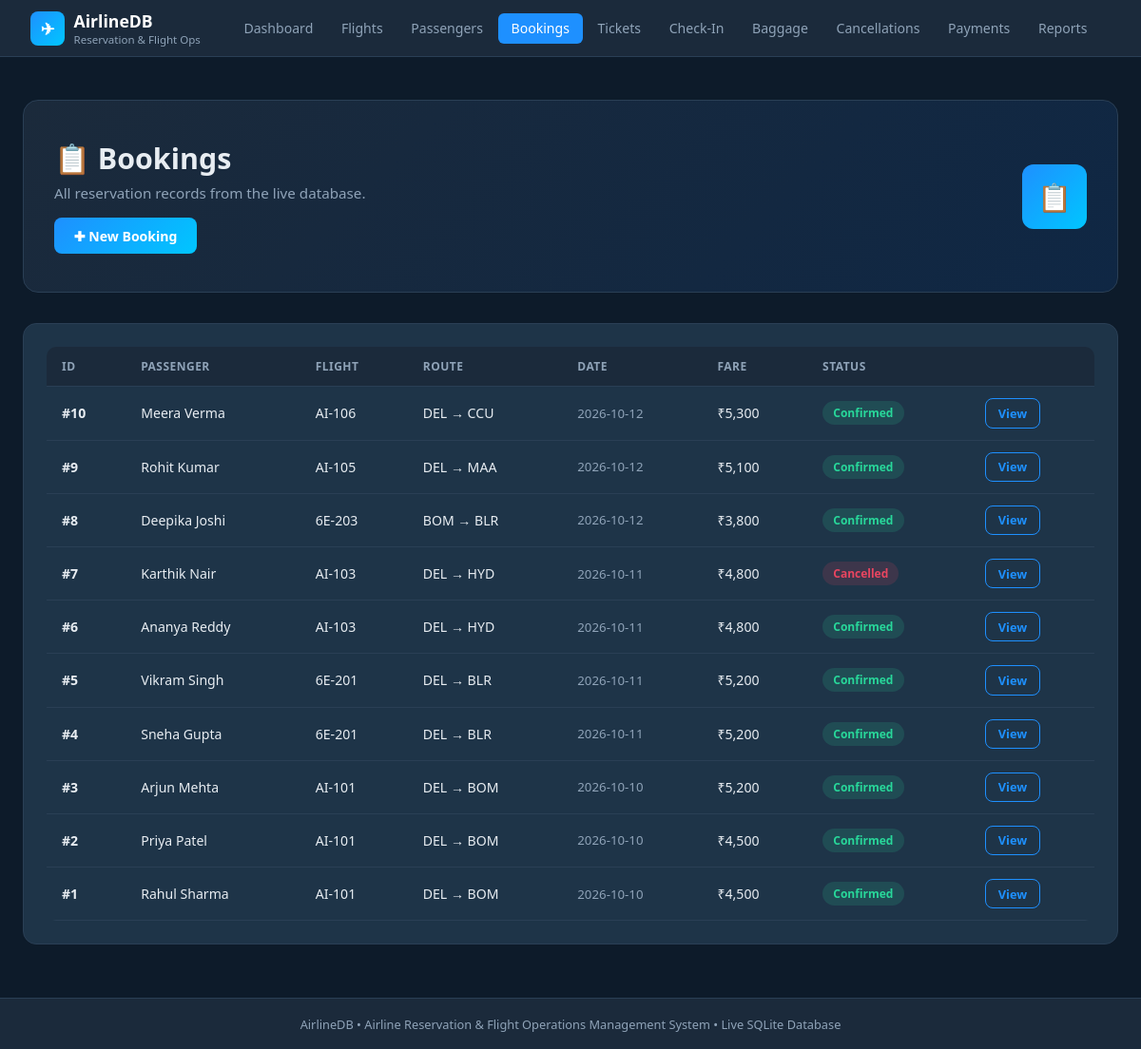
The page /bookings/ on the database its author committed.
### tables this page shows
CREATE TABLE bookings (
    booking_id     INTEGER PRIMARY KEY AUTOINCREMENT,
    passenger_id   INTEGER NOT NULL REFERENCES passengers(passenger_id),
    flight_id      TEXT NOT NULL REFERENCES flights(flight_id),
    booking_date   TEXT NOT NULL DEFAULT (datetime('now')),
    booking_status TEXT NOT NULL DEFAULT 'Confirmed'
                   CHECK (booking_status IN ('Confirmed','Cancelled','Pending')),
    total_fare     REAL NOT NULL CHECK (total_fare >= 0)
);

### app/routes/bookings.py (the view)
@bookings_bp.route("/")
def index():
    bookings = query("""
        SELECT b.booking_id, p.first_name||' '||p.last_name AS passenger,
               b.flight_id, r.origin_airport||' → '||r.dest_airport AS route,
               f.departure_time, b.booking_date, b.booking_status, b.total_fare
        FROM bookings b
        JOIN passengers p ON p.passenger_id=b.passenger_id
        JOIN flights f ON f.flight_id=b.flight_id
        JOIN routes r ON r.route_id=f.route_id
        ORDER BY b.booking_id DESC
    """)
    return render_template("bookings/index.html", bookings=bookings)

### app/db.py (called while the page is built)
def get_db():
    os.makedirs(os.path.dirname(DB_PATH), exist_ok=True)
    conn = sqlite3.connect(DB_PATH)
    conn.execute("PRAGMA foreign_keys = ON")
    conn.row_factory = sqlite3.Row
    return conn

def query(sql, params=(), one=False):
    conn = get_db()
    cur  = conn.execute(sql, params)
    rows = cur.fetchone() if one else cur.fetchall()
    conn.close()
    return rows

### templates/bookings/index.html (shortened to what this page needs)
{% extends "base.html" %}
{% block content %}
<div class="page-hero">
  <div>
    <h1>📋 Bookings</h1>
    <p>All reservation records from the live database.</p>
    <a href="{{ url_for('bookings.new') }}" class="btn btn-primary" style="margin-top:1rem">✚ New Booking</a>
  </div>
  <div class="hero-badge">📋</div>
</div>
<div class="card">
  <div class="table-wrap">
    <table>
      <thead><tr><th>ID</th><th>Passenger</th><th>Flight</th><th>Route</th><th>Date</th><th>Fare</th><th>Status</th><th></th></tr></thead>
      <tbody>
      {% for b in bookings %}
        <tr>
          <td><strong>#{{ b.booking_id }}</strong></td>
          <td>{{ b.passenger }}</td>
          <td>{{ b.flight_id }}</td>
          <td>{{ b.route }}</td>
          <td style="color:var(--muted);font-size:.83rem">{{ b.booking_date[:10] }}</td>
          <td>₹{{ "{:,.0f}".format(b.total_fare) }}</td>
          <td>
            {% if b.booking_status=='Confirmed' %}<span class="badge badge-success">{{ b.booking_status }}</span>
            {% elif b.booking_status=='Cancelled' %}<span class="badge badge-danger">{{ b.booking_status }}</span>
            {% else %}<span class="badge badge-warning">{{ b.booking_status }}</span>{% endif %}
          </td>
          <td><a href="{{ url_for('bookings.detail', bid=b.booking_id) }}" class="btn btn-outline btn-sm">View</a></td>
        </tr>
      {% endfor %}
      </tbody>
    </table>
  </div>
</div>
{% endblock %}

### static/css/style.css (style rules this page uses)
:root { --navy: #0d1b2a; --dark: #1b2a3b; --card: #1e3448; --accent: #1e90ff; --accent2: #00c6ff; --success: #28d79a; --warning: #f5a623; --danger: #e94560; --text: #e8edf2; --muted: #8fa3b8; --border: #2a3f55; --white: #ffffff; }
* { box-sizing: border-box; margin: 0; padding: 0; }
body { font-family: 'Segoe UI', system-ui, sans-serif; background: var(--navy); color: var(--text); min-height: 100vh; display: flex; flex-direction: column; }
.page-hero { background: linear-gradient(135deg, var(--dark) 0%, #0f2744 100%); border-radius: 16px; padding: 2.5rem 2rem; margin-bottom: 2rem; border: 1px solid var(--border); display: flex; justify-content: space-between; align-items: center; gap: 1rem; }
.page-hero h1 { font-size: 1.9rem; font-weight: 700; }
.page-hero p { color: var(--muted); margin-top: .4rem; font-size: .95rem; }
.hero-badge { background: linear-gradient(135deg, var(--accent), var(--accent2)); border-radius: 12px; width: 68px; height: 68px; display: flex; align-items: center; justify-content: center; font-size: 1.8rem; flex-shrink: 0; }
.card { background: var(--card); border: 1px solid var(--border); border-radius: 14px; padding: 1.5rem; margin-bottom: 1.5rem; }
.table-wrap { overflow-x: auto; border-radius: 10px; }
table { width: 100%; border-collapse: collapse; font-size: .88rem; }
thead th { background: var(--dark); color: var(--muted); padding: .75rem 1rem; text-align: left; font-weight: 600; text-transform: uppercase; font-size: .75rem; letter-spacing: .04em; border-bottom: 1px solid var(--border); }
tbody tr { border-bottom: 1px solid var(--border); transition: background .15s; }
tbody td { padding: .75rem 1rem; vertical-align: middle; }
.badge { display: inline-flex; align-items: center; padding: .25rem .7rem; border-radius: 20px; font-size: .75rem; font-weight: 600; }
.badge-success { background: rgba(40,215,154,.15); color: var(--success); }
.badge-danger { background: rgba(233,69,96,.15); color: var(--danger); }
.btn { display: inline-flex; align-items: center; gap: .4rem; padding: .6rem 1.3rem; border-radius: 8px; font-size: .88rem; font-weight: 600; cursor: pointer; border: none; transition: all .2s; text-decoration: none; }
.btn-primary { background: linear-gradient(135deg, var(--accent), var(--accent2)); color: var(--white); }
.btn-outline { background: transparent; border: 1px solid var(--accent); color: var(--accent); }
.btn-sm { padding: .35rem .8rem; font-size: .8rem; }

### rows shown on the page
bookings: booking_id "10", passenger "Meera Verma", flight_id "AI-106", route "DEL → CCU", booking_date "2026-10-12", total_fare "5,300", booking_status "Confirmed"
bookings: booking_id "9", passenger "Rohit Kumar", flight_id "AI-105", route "DEL → MAA", booking_date "2026-10-12", total_fare "5,100", booking_status "Confirmed"
bookings: booking_id "8", passenger "Deepika Joshi", flight_id "6E-203", route "BOM → BLR", booking_date "2026-10-12", total_fare "3,800", booking_status "Confirmed"
bookings: booking_id "7", passenger "Karthik Nair", flight_id "AI-103", route "DEL → HYD", booking_date "2026-10-11", total_fare "4,800", booking_status "Cancelled"
bookings: booking_id "6", passenger "Ananya Reddy", flight_id "AI-103", route "DEL → HYD", booking_date "2026-10-11", total_fare "4,800", booking_status "Confirmed"
bookings: booking_id "5", passenger "Vikram Singh", flight_id "6E-201", route "DEL → BLR", booking_date "2026-10-11", total_fare "5,200", booking_status "Confirmed"
bookings: booking_id "4", passenger "Sneha Gupta", flight_id "6E-201", route "DEL → BLR", booking_date "2026-10-11", total_fare "5,200", booking_status "Confirmed"
bookings: booking_id "3", passenger "Arjun Mehta", flight_id "AI-101", route "DEL → BOM", booking_date "2026-10-10", total_fare "5,200", booking_status "Confirmed"
bookings: booking_id "2", passenger "Priya Patel", flight_id "AI-101", route "DEL → BOM", booking_date "2026-10-10", total_fare "4,500", booking_status "Confirmed"
bookings: booking_id "1", passenger "Rahul Sharma", flight_id "AI-101", route "DEL → BOM", booking_date "2026-10-10", total_fare "4,500", booking_status "Confirmed"
